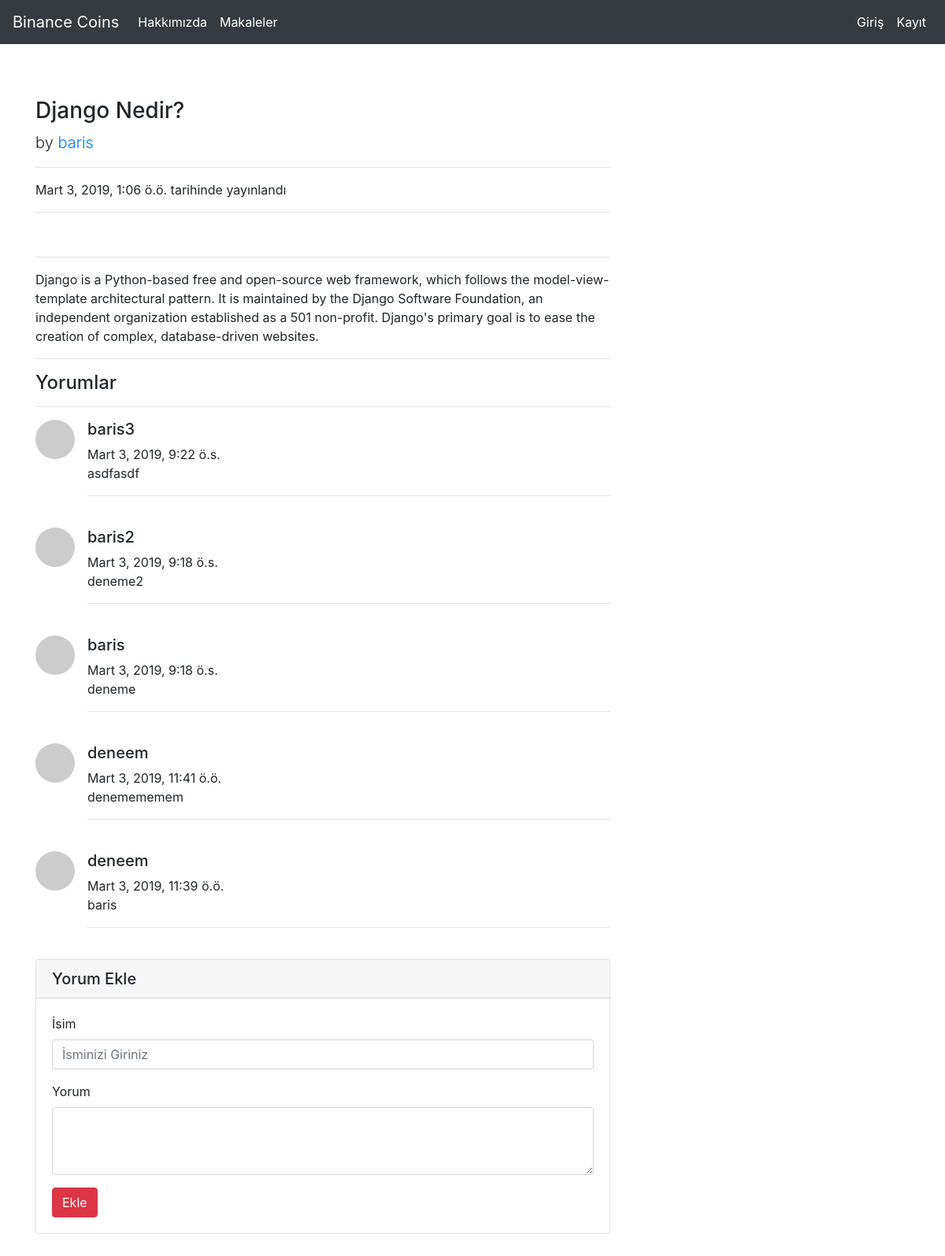
Screenshot of /articles/article/16 with the database file from the repository.
### article/models.py (models this page shows, shortened)
class Article(models.Model):
    author = models.ForeignKey("auth.User",on_delete = models.CASCADE, verbose_name = "Kullanıcı")
    title = models.CharField(max_length = 50, verbose_name = "Başlık")
    content = RichTextField(verbose_name = "İçerik")
    created_date = models.DateTimeField(auto_now_add=True, verbose_name="Oluşturulma Tarihi")
    image = models.FileField(blank = True, null = True, verbose_name="Makaleye Foto Ekle", upload_to='documents/')
    class Meta:
        ordering = ['-created_date'] #- ile son girilen makalenin ilk gösterilmesi sağlanıyor

class Comment(models.Model):
    article = models.ForeignKey(Article,on_delete = models.CASCADE, verbose_name = "Makale", related_name="comments")
    comment_author = models.CharField(max_length = 50, verbose_name = "İsim")
    comment_content = models.CharField(max_length = 200, verbose_name="Yorum")
    comment_date = models.DateTimeField(auto_now_add=True, verbose_name="Oluşturulma Tarihi")
    class Meta:
        ordering = ['-comment_date'] #- ile son girilen makalenin ilk gösterilmesi sağlanıyor

### article/views.py (the view)
# urls.py: path('article/<int:id>', views.detail,name="detail"),
def detail(request, id):
    article = get_object_or_404(Article, id = id)
    comments = article.comments.all()
    context = {
        "article":article,
        "comments":comments
    }
    return render(request, "detail.html", context)

### templates/detail.html (shortened to what this page needs)
{% extends "layout.html" %}
{% block body  %}
        <div class="row">
          <div class="col-lg-8">
            <h3 class="mt-4">{{article.title}}</h1>
            <p class="lead">
              by
              <a href="#">{{article.author}}</a>
            </p>
            <hr>
            <p>{{article.created_date}} tarihinde yayınlandı</p>
            <hr>
            <hr>
            <p class="lead">
              {{article.content|safe}}
            </p>
            <hr>
            <h4>Yorumlar</h4>
            <hr>
            {% if comments %}
              {% for comment in comments %}
                <div class="media mb-4">
                  <img class="d-flex mr-3 rounded-circle" src="http://placehold.it/50x50" alt="">
                  <div class="media-body">
                    <h5 class="mt-0">{{comment.comment_author}}</h5>
                      {{comment.comment_date}}  <br>
                      {{comment.comment_content}}
                      <hr>
                  </div>
                </div>
              {% endfor %}
            {% else %}
              <div class ="alert alert-danger">
                Henüz yorum yapılmadı...
              </div>
            {% endif%}
            <div class="card my-4">
            <h5 class="card-header">Yorum Ekle</h5>
            <div class="card-body">
              <form method = "post" action ="{% url 'article:comment' article.id %}">
                <div class="form-group">
                    <label for="formGroupExampleInput">İsim</label>
                    <input name = "comment_author" type="text" class="form-control" id="formGroupExampleInput" placeholder="İsminizi Giriniz">
                </div>
                <div class="form-group">
                    <label for="formGroupExampleInput">Yorum</label>
                    <textarea name = "comment_content" class="form-control" rows="3"></textarea>
                </div>
                <button type="submit" class="btn btn-danger">Ekle</button>
              </form>
            </div>
            </div>
            </div>
        </div>
{% endblock  %}

### templates/layout.html (shortened to what this page needs)
<!DOCTYPE html>
{% load static %}
<html lang="en">
<head>
    <link rel="stylesheet" href="{% static 'css/bootstrap.min.css'%}">
</head>
<body>
    {% include "includes/navbar.html" %}
    <div style = "margin-top : 100px; margin-bottom: 100px;" class ="container">
    {% block  body%}
    {% endblock  %}
    </div>
</body>
</html>

### templates/includes/navbar.html (shortened to what this page needs)
    <nav class="navbar navbar-expand-md navbar-dark fixed-top bg-dark">
            <a class="navbar-brand" href="/">Binance Coins</a>
            <div class="collapse navbar-collapse" id="navbarCollapse">
              <ul class="navbar-nav mr-auto">
                <li class="nav-item active">
                  <a class="nav-link" href="{% url 'about' %}">Hakkımızda </a>
                </li>
                <li class="nav-item active">
                  <a class="nav-link" href="{% url 'article:articles' %}">Makaleler </a>
                </li>
              </ul>
              <ul class="navbar-nav ml-auto">
                {% if request.user.is_authenticated %}
                  <li class="nav-item active">
                    <a class="nav-link">Merhaba {{ request.user}} </a>
                  </li>
                  <li class="nav-item active">
                    <a class="nav-link" href="/articles/dashboard">Kontrol Panel </a>
                  </li>
                  <li class="nav-item active">
                    <a class="nav-link" href="/user/logout">Çıkış Yap </a>
                  </li>
                {% else %}
                  <li class="nav-item active">
                    <a class="nav-link" href="/user/login">Giriş </a>
                  </li>
                  <li class="nav-item active">
                    <a class="nav-link" href="/user/register">Kayıt </a>
                  </li>
                {% endif %}
              </ul>
            </div>
          </nav>

### rows the page displays
Article: title "Django Nedir?", author "baris", created_date "Mart 3, 2019, 1:06 ö.ö.", content "Django is a Python-based free and open-source web framework, which follows the model-view-template architectural pattern. It is maintained by the Django Software Foundation, an independent organization established as a 501 non-profit. Django's primary goal is to ease the creation of complex, database-driven websites."
Comment: comment_author "baris3", comment_date "Mart 3, 2019, 9:22 ö.s.", comment_content "asdfasdf"
Comment: comment_author "baris2", comment_date "Mart 3, 2019, 9:18 ö.s.", comment_content "deneme2"
Comment: comment_author "baris", comment_date "Mart 3, 2019, 9:18 ö.s.", comment_content "deneme"
Comment: comment_author "deneem", comment_date "Mart 3, 2019, 11:41 ö.ö.", comment_content "denemememem"
Comment: comment_author "deneem", comment_date "Mart 3, 2019, 11:39 ö.ö.", comment_content "baris"
